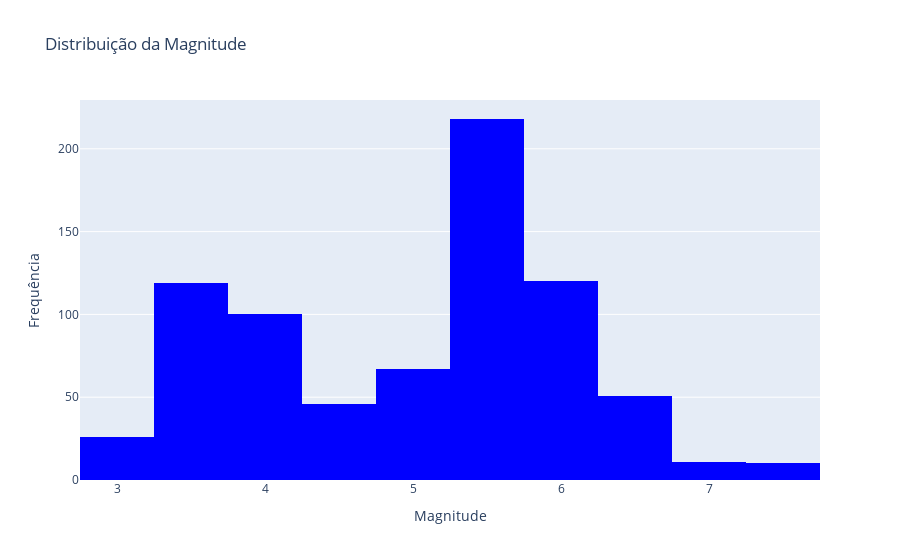
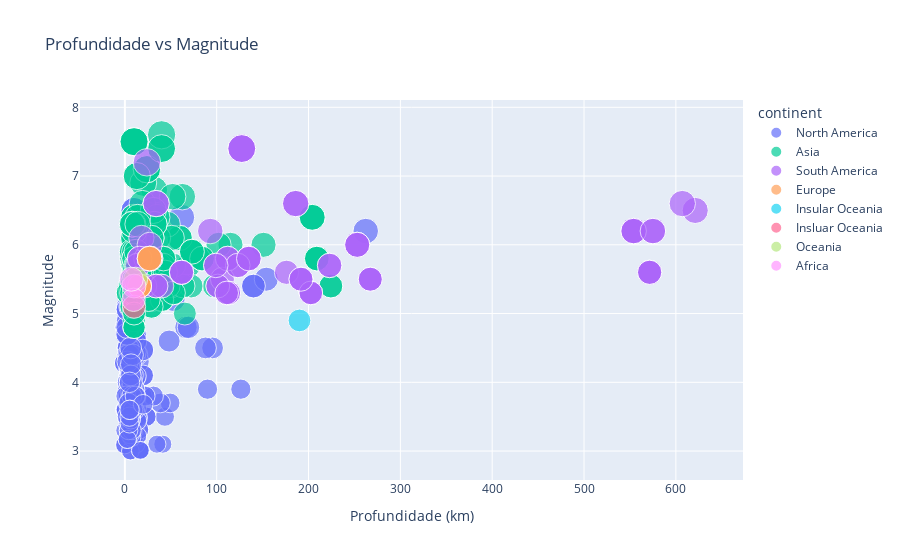
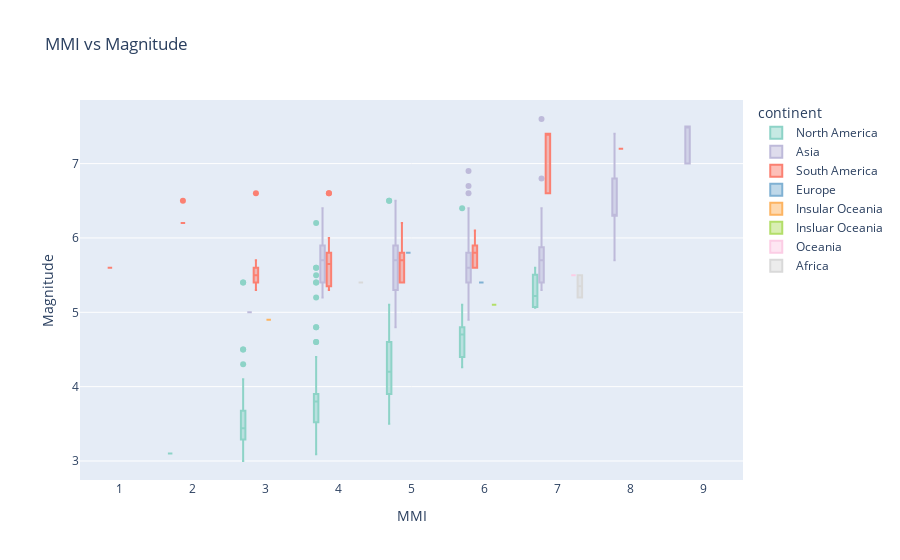
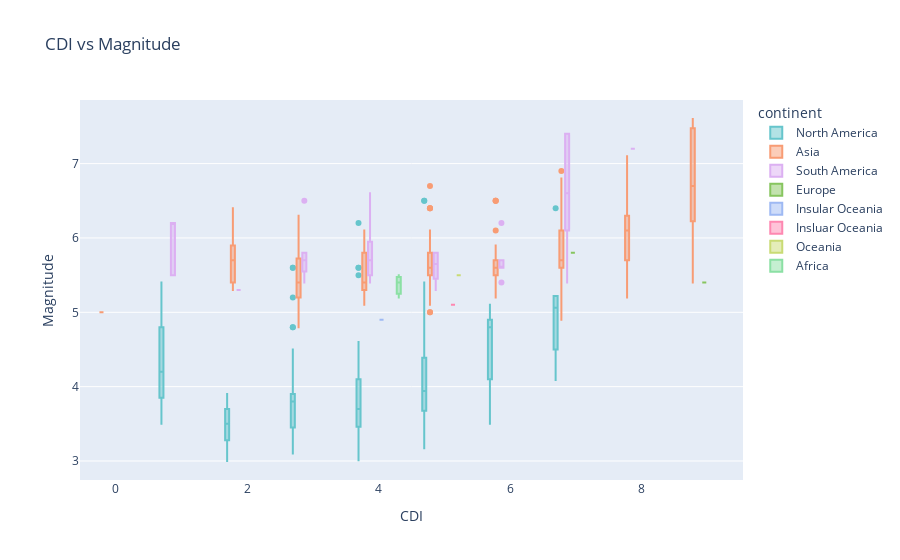

Write notebook code for charts like these, in order.
### Markdown cell above
## Graficos pre-limpeza

### Code cell
df_dropped = df_dropped[df_dropped['felt'] > 0]

frequencia_por_continente = df_dropped['continent'].value_counts().reset_index()
frequencia_por_continente.columns = ['Continente', 'Frequência']
frequencia_por_continente

# 1. Distribuição da Magnitude
fig1 = px.histogram(
    df_dropped, 
    x='magnitude', 
    nbins=20, 
    title='Distribuição da Magnitude',
    labels={'magnitude': 'Magnitude'},
    color_discrete_sequence=['blue']
)
fig1.update_layout(xaxis_title='Magnitude', yaxis_title='Frequência')
fig1.show()

# 2. Relação entre Profundidade e Magnitude
fig2 = px.scatter(
    df_dropped, 
    x='depth', 
    y='magnitude', 
    color='continent',
    size='magnitude',
    title='Profundidade vs Magnitude',
    labels={'depth': 'Profundidade (km)', 'magnitude': 'Magnitude'},
    hover_data=['city', 'subnational', 'felt']
)
fig2.update_layout(xaxis_title='Profundidade (km)', yaxis_title='Magnitude')
fig2.show()

# 3. Intensidade Percebida (MMI/CDI) vs Magnitude
fig3 = px.box(
    df_dropped, 
    x='mmi', 
    y='magnitude', 
    color='continent',
    title='MMI vs Magnitude',
    labels={'mmi': 'MMI', 'magnitude': 'Magnitude'},
    color_discrete_sequence=px.colors.qualitative.Set3
)
fig3.update_layout(xaxis_title='MMI', yaxis_title='Magnitude')
fig3.show()

fig4 = px.box(
    df_dropped, 
    x='cdi', 
    y='magnitude', 
    color='continent',
    title='CDI vs Magnitude',
    labels={'cdi': 'CDI', 'magnitude': 'Magnitude'},
    color_discrete_sequence=px.colors.qualitative.Pastel
)
fig4.update_layout(xaxis_title='CDI', yaxis_title='Magnitude')
fig4.show()

# 4. Mapa Geográfico dos Terremotos
fig5 = px.scatter_geo(
    df_dropped, 
    lat='latitude', 
    lon='longitude', 
    color='continent',
    size='magnitude',
    title='Mapa Geográfico dos Terremotos',
    labels={'latitude': 'Latitude', 'longitude': 'Longitude', 'magnitude': 'Magnitude'},
    hover_name='city',
    projection='natural earth'
)
fig5.update_layout(legend_title='Continente')
fig5.show()

# 5. Frequência de Terremotos por Continente
fig6 = px.bar(
    frequencia_por_continente, 
    y='Frequência', 
    title='Frequência de Terremotos por Continente',
    color='Continente',
    color_discrete_sequence=px.colors.qualitative.Set2,
    text='Frequência'
)
fig6.update_layout(xaxis_title='Continente', yaxis_title='Frequência')
fig6.show()

### Figure 1 — Plotly figure (JSON) as saved in the notebook; plotly's stock layout.template omitted (floating-point values rounded to 4 significant figures; data arrays with more than 128 entries replaced by an {"elided": "..."} marker saying what was removed)
{"data": [{"alignmentgroup": "True", "bingroup": "x", "hovertemplate": "Magnitude=%{x}<br>count=%{y}<extra></extra>", "legendgroup": "", "marker": {"color": "blue", "pattern": {"shape": ""}}, "name": "", "nbinsx": 20, "offsetgroup": "", "orientation": "v", "showlegend": false, "type": "histogram", "x": {"elided": "768 float values"}, "xaxis": "x", "yaxis": "y"}], "layout": {"autosize": true, "barmode": "relative", "legend": {"tracegroupgap": 0}, "title": {"text": "Distribuição da Magnitude"}, "xaxis": {"anchor": "y", "autorange": true, "domain": [0, 1], "range": [2.75, 7.75], "title": {"text": "Magnitude"}, "type": "linear"}, "yaxis": {"anchor": "x", "autorange": true, "domain": [0, 1], "range": [0, 229.5], "title": {"text": "Frequência"}}}}

### Figure 2 — Plotly figure (JSON) as saved in the notebook; plotly's stock layout.template omitted (floating-point values rounded to 4 significant figures; data arrays with more than 128 entries replaced by an {"elided": "..."} marker saying what was removed)
{"data": [{"customdata": {"elided": "309x3 mixed values"}, "hovertemplate": "continent=North America<br>Profundidade (km)=%{x}<br>Magnitude=%{marker.size}<br>city=%{customdata[0]}<br>subnational=%{customdata[1]}<br>felt=%{customdata[2]}<extra></extra>", "legendgroup": "North America", "marker": {"color": "#636efa", "size": {"elided": "309 float values"}, "sizemode": "area", "sizeref": 0.019, "symbol": "circle"}, "mode": "markers", "name": "North America", "orientation": "v", "showlegend": true, "type": "scatter", "x": {"elided": "309 float values"}, "xaxis": "x", "y": {"elided": "309 float values"}, "yaxis": "y"}, {"customdata": {"elided": "246x3 mixed values"}, "hovertemplate": "continent=Asia<br>Profundidade (km)=%{x}<br>Magnitude=%{marker.size}<br>city=%{customdata[0]}<br>subnational=%{customdata[1]}<br>felt=%{customdata[2]}<extra></extra>", "legendgroup": "Asia", "marker": {"color": "#00cc96", "size": {"elided": "246 float values"}, "sizemode": "area", "sizeref": 0.019, "symbol": "circle"}, "mode": "markers", "name": "Asia", "orientation": "v", "showlegend": true, "type": "scatter", "x": {"elided": "246 float values"}, "xaxis": "x", "y": {"elided": "246 float values"}, "yaxis": "y"}, {"customdata": {"elided": "68x3 mixed values"}, "hovertemplate": "continent=South America<br>Profundidade (km)=%{x}<br>Magnitude=%{marker.size}<br>city=%{customdata[0]}<br>subnational=%{customdata[1]}<br>felt=%{customdata[2]}<extra></extra>", "legendgroup": "South America", "marker": {"color": "#ab63fa", "size": [5.7, 5.7, 5.5, 7.4, 5.8, 5.4, 5.3, 5.3, 5.8, 5.6, 5.5, 5.8, 6.6, 5.4, 6, 5.6, 5.3, 6.2, 6.2, 6.6, 5.7, 5.8, 5.7, 5.5, 7.4, 5.6, 5.8, 5.4, 5.4, 6.1, 7.2, 5.5, 6, 6.5, 5.3, 5.3, 6.6, 5.6, 6.2, 5.5, 5.7, 5.8, 6, 5.6, 5.3, 6.2, 5.4, 5.8, 5.7, 5.5, 7.4, 5.8, 5.4, 5.3, 5.3, 5.8, 5.6, 5.5, 6.6, 5.4, 6, 5.6, 5.3, 6.2, 6.2, 6.6, 5.7, 5.8], "sizemode": "area", "sizeref": 0.019, "symbol": "circle"}, "mode": "markers", "name": "South America", "orientation": "v", "showlegend": true, "type": "scatter", "x": [123, 223.0, 267.2, 127.3, 28, 33.94, 113.1, 202.5, 16, 61.71, 191.8, 112, 34, 101.2, 253, 571.4, 110.9, 554, 575, 186, 99, 135, 223.0, 267.2, 127.3, 176, 23, 13.49, 21.81, 18, 24, 106.2, 27, 621.1, 113.1, 202.5, 607, 61.71, 93, 191.8, 14, 112, 253, 571.4, 110.9, 554, 40.35, 135, 123, 267.2, 127.3, 28, 33.94, 113.1, 202.5, 16, 61.71, 191.8, 34, 101.2, 253, 571.4, 110.9, 554, 575, 186, 99, 135], "xaxis": "x", "y": [5.7, 5.7, 5.5, 7.4, 5.8, 5.4, 5.3, 5.3, 5.8, 5.6, 5.5, 5.8, 6.6, 5.4, 6, 5.6, 5.3, 6.2, 6.2, 6.6, 5.7, 5.8, 5.7, 5.5, 7.4, 5.6, 5.8, 5.4, 5.4, 6.1, 7.2, 5.5, 6, 6.5, 5.3, 5.3, 6.6, 5.6, 6.2, 5.5, 5.7, 5.8, 6, 5.6, 5.3, 6.2, 5.4, 5.8, 5.7, 5.5, 7.4, 5.8, 5.4, 5.3, 5.3, 5.8, 5.6, 5.5, 6.6, 5.4, 6, 5.6, 5.3, 6.2, 6.2, 6.6, 5.7, 5.8], "yaxis": "y"}, {"customdata": [[null, null, 30], ["Niksic", "Opstina Niksic", 248], ["Niksic", "Opstina Niksic", 248], [null, null, 30], ["Niksic", "Opstina Niksic", 248], [null, null, 30], ["Niksic", "Opstina Niksic", 248]], "hovertemplate": "continent=Europe<br>Profundidade (km)=%{x}<br>Magnitude=%{marker.size}<br>city=%{customdata[0]}<br>subnational=%{customdata[1]}<br>felt=%{customdata[2]}<extra></extra>", "legendgroup": "Europe", "marker": {"color": "#FFA15A", "size": [5.8, 5.4, 5.4, 5.8, 5.4, 5.8, 5.4], "sizemode": "area", "sizeref": 0.019, "symbol": "circle"}, "mode": "markers", "name": "Europe", "orientation": "v", "showlegend": true, "type": "scatter", "x": [26.87, 16.07, 16.07, 26.87, 16.07, 26.87, 16.07], "xaxis": "x", "y": [5.8, 5.4, 5.4, 5.8, 5.4, 5.8, 5.4], "yaxis": "y"}, {"customdata": [["Tokoroa", "Waikato", 16]], "hovertemplate": "continent=Insular Oceania<br>Profundidade (km)=%{x}<br>Magnitude=%{marker.size}<br>city=%{customdata[0]}<br>subnational=%{customdata[1]}<br>felt=%{customdata[2]}<extra></extra>", "legendgroup": "Insular Oceania", "marker": {"color": "#19d3f3", "size": [4.9], "sizemode": "area", "sizeref": 0.019, "symbol": "circle"}, "mode": "markers", "name": "Insular Oceania", "orientation": "v", "showlegend": true, "type": "scatter", "x": [190.1], "xaxis": "x", "y": [4.9], "yaxis": "y"}, {"customdata": [["Dannevirke", "Hawke's Bay", 23]], "hovertemplate": "continent=Insluar Oceania<br>Profundidade (km)=%{x}<br>Magnitude=%{marker.size}<br>city=%{customdata[0]}<br>subnational=%{customdata[1]}<br>felt=%{customdata[2]}<extra></extra>", "legendgroup": "Insluar Oceania", "marker": {"color": "#FF6692", "size": [5.1], "sizemode": "area", "sizeref": 0.019, "symbol": "circle"}, "mode": "markers", "name": "Insluar Oceania", "orientation": "v", "showlegend": true, "type": "scatter", "x": [10], "xaxis": "x", "y": [5.1], "yaxis": "y"}, {"customdata": [["Mount Somers", "Canterbury", 35]], "hovertemplate": "continent=Oceania<br>Profundidade (km)=%{x}<br>Magnitude=%{marker.size}<br>city=%{customdata[0]}<br>subnational=%{customdata[1]}<br>felt=%{customdata[2]}<extra></extra>", "legendgroup": "Oceania", "marker": {"color": "#B6E880", "size": [5.5], "sizemode": "area", "sizeref": 0.019, "symbol": "circle"}, "mode": "markers", "name": "Oceania", "orientation": "v", "showlegend": true, "type": "scatter", "x": [11.71], "xaxis": "x", "y": [5.5], "yaxis": "y"}, {"customdata": [[null, null, 12], ["Manono", "Tanganika", 1], ["Ikungi District", "Singida Region", 4]], "hovertemplate": "continent=Africa<br>Profundidade (km)=%{x}<br>Magnitude=%{marker.size}<br>city=%{customdata[0]}<br>subnational=%{customdata[1]}<br>felt=%{customdata[2]}<extra></extra>", "legendgroup": "Africa", "marker": {"color": "#FF97FF", "size": [5.4, 5.2, 5.5], "sizemode": "area", "sizeref": 0.019, "symbol": "circle"}, "mode": "markers", "name": "Africa", "orientation": "v", "showlegend": true, "type": "scatter", "x": [10, 9.462, 7], "xaxis": "x", "y": [5.4, 5.2, 5.5], "yaxis": "y"}], "layout": {"autosize": true, "legend": {"itemsizing": "constant", "title": {"text": "continent"}, "tracegroupgap": 0}, "title": {"text": "Profundidade vs Magnitude"}, "xaxis": {"anchor": "y", "autorange": true, "domain": [0, 1], "range": [-55.76, 681.4], "title": {"text": "Profundidade (km)"}, "type": "linear"}, "yaxis": {"anchor": "x", "autorange": true, "domain": [0, 1], "range": [2.361, 8.438], "title": {"text": "Magnitude"}, "type": "linear"}}}

### Figure 3 — Plotly figure (JSON) as saved in the notebook; plotly's stock layout.template omitted (floating-point values rounded to 4 significant figures; data arrays with more than 128 entries replaced by an {"elided": "..."} marker saying what was removed)
{"data": [{"alignmentgroup": "True", "hovertemplate": "continent=North America<br>MMI=%{x}<br>Magnitude=%{y}<extra></extra>", "legendgroup": "North America", "marker": {"color": "rgb(141,211,199)"}, "name": "North America", "notched": false, "offsetgroup": "North America", "orientation": "v", "showlegend": true, "type": "box", "x": {"elided": "309 int values"}, "x0": " ", "xaxis": "x", "y": {"elided": "309 float values"}, "y0": " ", "yaxis": "y"}, {"alignmentgroup": "True", "hovertemplate": "continent=Asia<br>MMI=%{x}<br>Magnitude=%{y}<extra></extra>", "legendgroup": "Asia", "marker": {"color": "rgb(190,186,218)"}, "name": "Asia", "notched": false, "offsetgroup": "Asia", "orientation": "v", "showlegend": true, "type": "box", "x": {"elided": "246 int values"}, "x0": " ", "xaxis": "x", "y": {"elided": "246 float values"}, "y0": " ", "yaxis": "y"}, {"alignmentgroup": "True", "hovertemplate": "continent=South America<br>MMI=%{x}<br>Magnitude=%{y}<extra></extra>", "legendgroup": "South America", "marker": {"color": "rgb(251,128,114)"}, "name": "South America", "notched": false, "offsetgroup": "South America", "orientation": "v", "showlegend": true, "type": "box", "x": [4, 3, 3, 7, 6, 5, 4, 3, 5, 6, 3, 4, 7, 4, 4, 1, 4, 2, 2, 4, 5, 4, 3, 3, 7, 4, 6, 4, 5, 6, 8, 4, 6, 2, 4, 3, 3, 6, 5, 3, 5, 4, 4, 1, 4, 2, 4, 4, 4, 3, 7, 6, 5, 4, 3, 5, 6, 3, 7, 4, 4, 1, 4, 2, 2, 4, 5, 4], "x0": " ", "xaxis": "x", "y": [5.7, 5.7, 5.5, 7.4, 5.8, 5.4, 5.3, 5.3, 5.8, 5.6, 5.5, 5.8, 6.6, 5.4, 6, 5.6, 5.3, 6.2, 6.2, 6.6, 5.7, 5.8, 5.7, 5.5, 7.4, 5.6, 5.8, 5.4, 5.4, 6.1, 7.2, 5.5, 6, 6.5, 5.3, 5.3, 6.6, 5.6, 6.2, 5.5, 5.7, 5.8, 6, 5.6, 5.3, 6.2, 5.4, 5.8, 5.7, 5.5, 7.4, 5.8, 5.4, 5.3, 5.3, 5.8, 5.6, 5.5, 6.6, 5.4, 6, 5.6, 5.3, 6.2, 6.2, 6.6, 5.7, 5.8], "y0": " ", "yaxis": "y"}, {"alignmentgroup": "True", "hovertemplate": "continent=Europe<br>MMI=%{x}<br>Magnitude=%{y}<extra></extra>", "legendgroup": "Europe", "marker": {"color": "rgb(128,177,211)"}, "name": "Europe", "notched": false, "offsetgroup": "Europe", "orientation": "v", "showlegend": true, "type": "box", "x": [5, 6, 6, 5, 6, 5, 6], "x0": " ", "xaxis": "x", "y": [5.8, 5.4, 5.4, 5.8, 5.4, 5.8, 5.4], "y0": " ", "yaxis": "y"}, {"alignmentgroup": "True", "hovertemplate": "continent=Insular Oceania<br>MMI=%{x}<br>Magnitude=%{y}<extra></extra>", "legendgroup": "Insular Oceania", "marker": {"color": "rgb(253,180,98)"}, "name": "Insular Oceania", "notched": false, "offsetgroup": "Insular Oceania", "orientation": "v", "showlegend": true, "type": "box", "x": [3], "x0": " ", "xaxis": "x", "y": [4.9], "y0": " ", "yaxis": "y"}, {"alignmentgroup": "True", "hovertemplate": "continent=Insluar Oceania<br>MMI=%{x}<br>Magnitude=%{y}<extra></extra>", "legendgroup": "Insluar Oceania", "marker": {"color": "rgb(179,222,105)"}, "name": "Insluar Oceania", "notched": false, "offsetgroup": "Insluar Oceania", "orientation": "v", "showlegend": true, "type": "box", "x": [6], "x0": " ", "xaxis": "x", "y": [5.1], "y0": " ", "yaxis": "y"}, {"alignmentgroup": "True", "hovertemplate": "continent=Oceania<br>MMI=%{x}<br>Magnitude=%{y}<extra></extra>", "legendgroup": "Oceania", "marker": {"color": "rgb(252,205,229)"}, "name": "Oceania", "notched": false, "offsetgroup": "Oceania", "orientation": "v", "showlegend": true, "type": "box", "x": [7], "x0": " ", "xaxis": "x", "y": [5.5], "y0": " ", "yaxis": "y"}, {"alignmentgroup": "True", "hovertemplate": "continent=Africa<br>MMI=%{x}<br>Magnitude=%{y}<extra></extra>", "legendgroup": "Africa", "marker": {"color": "rgb(217,217,217)"}, "name": "Africa", "notched": false, "offsetgroup": "Africa", "orientation": "v", "showlegend": true, "type": "box", "x": [4, 7, 7], "x0": " ", "xaxis": "x", "y": [5.4, 5.2, 5.5], "y0": " ", "yaxis": "y"}], "layout": {"autosize": true, "boxmode": "group", "legend": {"title": {"text": "continent"}, "tracegroupgap": 0}, "title": {"text": "MMI vs Magnitude"}, "xaxis": {"anchor": "y", "autorange": true, "domain": [0, 1], "range": [0.4404, 9.56], "title": {"text": "MMI"}, "type": "linear"}, "yaxis": {"anchor": "x", "autorange": true, "domain": [0, 1], "range": [2.744, 7.856], "title": {"text": "Magnitude"}, "type": "linear"}}}

### Figure 4 — Plotly figure (JSON) as saved in the notebook; plotly's stock layout.template omitted (floating-point values rounded to 4 significant figures; data arrays with more than 128 entries replaced by an {"elided": "..."} marker saying what was removed)
{"data": [{"alignmentgroup": "True", "hovertemplate": "continent=North America<br>CDI=%{x}<br>Magnitude=%{y}<extra></extra>", "legendgroup": "North America", "marker": {"color": "rgb(102, 197, 204)"}, "name": "North America", "notched": false, "offsetgroup": "North America", "orientation": "v", "showlegend": true, "type": "box", "x": {"elided": "309 int values"}, "x0": " ", "xaxis": "x", "y": {"elided": "309 float values"}, "y0": " ", "yaxis": "y"}, {"alignmentgroup": "True", "hovertemplate": "continent=Asia<br>CDI=%{x}<br>Magnitude=%{y}<extra></extra>", "legendgroup": "Asia", "marker": {"color": "rgb(248, 156, 116)"}, "name": "Asia", "notched": false, "offsetgroup": "Asia", "orientation": "v", "showlegend": true, "type": "box", "x": {"elided": "246 int values"}, "x0": " ", "xaxis": "x", "y": {"elided": "246 float values"}, "y0": " ", "yaxis": "y"}, {"alignmentgroup": "True", "hovertemplate": "continent=South America<br>CDI=%{x}<br>Magnitude=%{y}<extra></extra>", "legendgroup": "South America", "marker": {"color": "rgb(220, 176, 242)"}, "name": "South America", "notched": false, "offsetgroup": "South America", "orientation": "v", "showlegend": true, "type": "box", "x": [4, 3, 4, 7, 5, 3, 2, 2, 4, 6, 1, 5, 7, 4, 4, 5, 5, 1, 1, 7, 6, 3, 3, 4, 7, 3, 5, 4, 6, 7, 8, 4, 7, 3, 2, 2, 4, 6, 6, 1, 5, 5, 4, 5, 5, 1, 7, 3, 4, 4, 7, 5, 3, 2, 2, 4, 6, 1, 7, 4, 4, 5, 5, 1, 1, 7, 6, 3], "x0": " ", "xaxis": "x", "y": [5.7, 5.7, 5.5, 7.4, 5.8, 5.4, 5.3, 5.3, 5.8, 5.6, 5.5, 5.8, 6.6, 5.4, 6, 5.6, 5.3, 6.2, 6.2, 6.6, 5.7, 5.8, 5.7, 5.5, 7.4, 5.6, 5.8, 5.4, 5.4, 6.1, 7.2, 5.5, 6, 6.5, 5.3, 5.3, 6.6, 5.6, 6.2, 5.5, 5.7, 5.8, 6, 5.6, 5.3, 6.2, 5.4, 5.8, 5.7, 5.5, 7.4, 5.8, 5.4, 5.3, 5.3, 5.8, 5.6, 5.5, 6.6, 5.4, 6, 5.6, 5.3, 6.2, 6.2, 6.6, 5.7, 5.8], "y0": " ", "yaxis": "y"}, {"alignmentgroup": "True", "hovertemplate": "continent=Europe<br>CDI=%{x}<br>Magnitude=%{y}<extra></extra>", "legendgroup": "Europe", "marker": {"color": "rgb(135, 197, 95)"}, "name": "Europe", "notched": false, "offsetgroup": "Europe", "orientation": "v", "showlegend": true, "type": "box", "x": [7, 9, 9, 7, 9, 7, 9], "x0": " ", "xaxis": "x", "y": [5.8, 5.4, 5.4, 5.8, 5.4, 5.8, 5.4], "y0": " ", "yaxis": "y"}, {"alignmentgroup": "True", "hovertemplate": "continent=Insular Oceania<br>CDI=%{x}<br>Magnitude=%{y}<extra></extra>", "legendgroup": "Insular Oceania", "marker": {"color": "rgb(158, 185, 243)"}, "name": "Insular Oceania", "notched": false, "offsetgroup": "Insular Oceania", "orientation": "v", "showlegend": true, "type": "box", "x": [4], "x0": " ", "xaxis": "x", "y": [4.9], "y0": " ", "yaxis": "y"}, {"alignmentgroup": "True", "hovertemplate": "continent=Insluar Oceania<br>CDI=%{x}<br>Magnitude=%{y}<extra></extra>", "legendgroup": "Insluar Oceania", "marker": {"color": "rgb(254, 136, 177)"}, "name": "Insluar Oceania", "notched": false, "offsetgroup": "Insluar Oceania", "orientation": "v", "showlegend": true, "type": "box", "x": [5], "x0": " ", "xaxis": "x", "y": [5.1], "y0": " ", "yaxis": "y"}, {"alignmentgroup": "True", "hovertemplate": "continent=Oceania<br>CDI=%{x}<br>Magnitude=%{y}<extra></extra>", "legendgroup": "Oceania", "marker": {"color": "rgb(201, 219, 116)"}, "name": "Oceania", "notched": false, "offsetgroup": "Oceania", "orientation": "v", "showlegend": true, "type": "box", "x": [5], "x0": " ", "xaxis": "x", "y": [5.5], "y0": " ", "yaxis": "y"}, {"alignmentgroup": "True", "hovertemplate": "continent=Africa<br>CDI=%{x}<br>Magnitude=%{y}<extra></extra>", "legendgroup": "Africa", "marker": {"color": "rgb(139, 224, 164)"}, "name": "Africa", "notched": false, "offsetgroup": "Africa", "orientation": "v", "showlegend": true, "type": "box", "x": [4, 4, 4], "x0": " ", "xaxis": "x", "y": [5.4, 5.2, 5.5], "y0": " ", "yaxis": "y"}], "layout": {"autosize": true, "boxmode": "group", "legend": {"title": {"text": "continent"}, "tracegroupgap": 0}, "title": {"text": "CDI vs Magnitude"}, "xaxis": {"anchor": "y", "autorange": true, "domain": [0, 1], "range": [-0.5662, 9.566], "title": {"text": "CDI"}, "type": "linear"}, "yaxis": {"anchor": "x", "autorange": true, "domain": [0, 1], "range": [2.744, 7.856], "title": {"text": "Magnitude"}, "type": "linear"}}}
